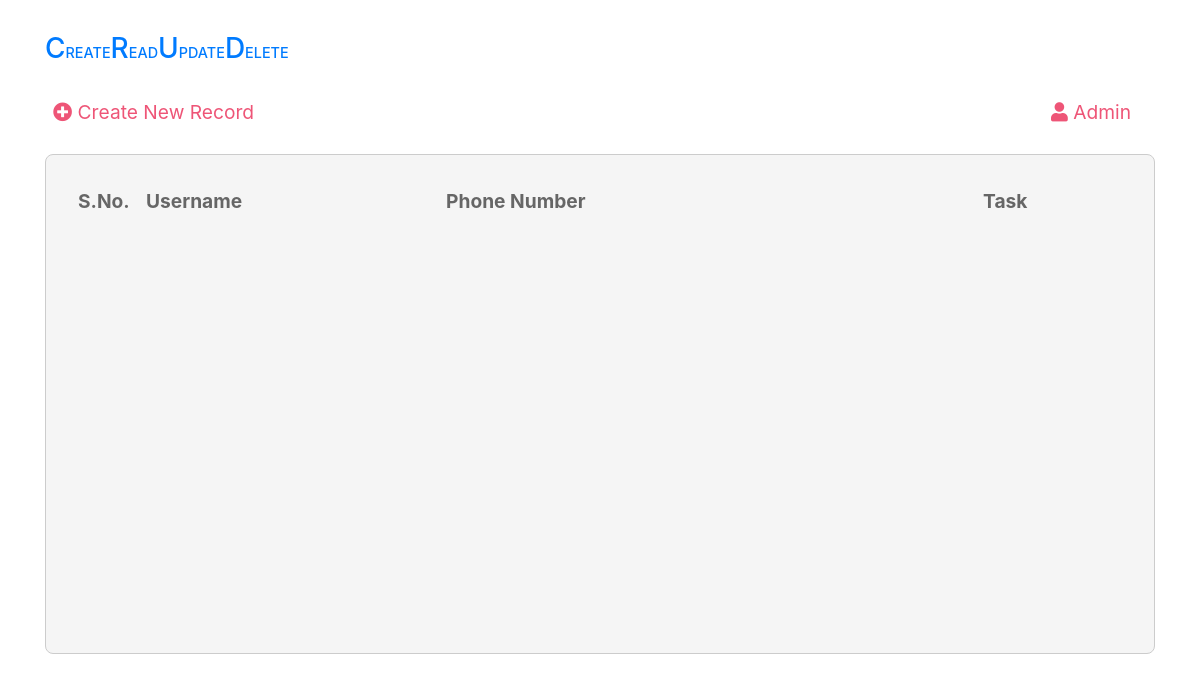
The app's page /, older data.
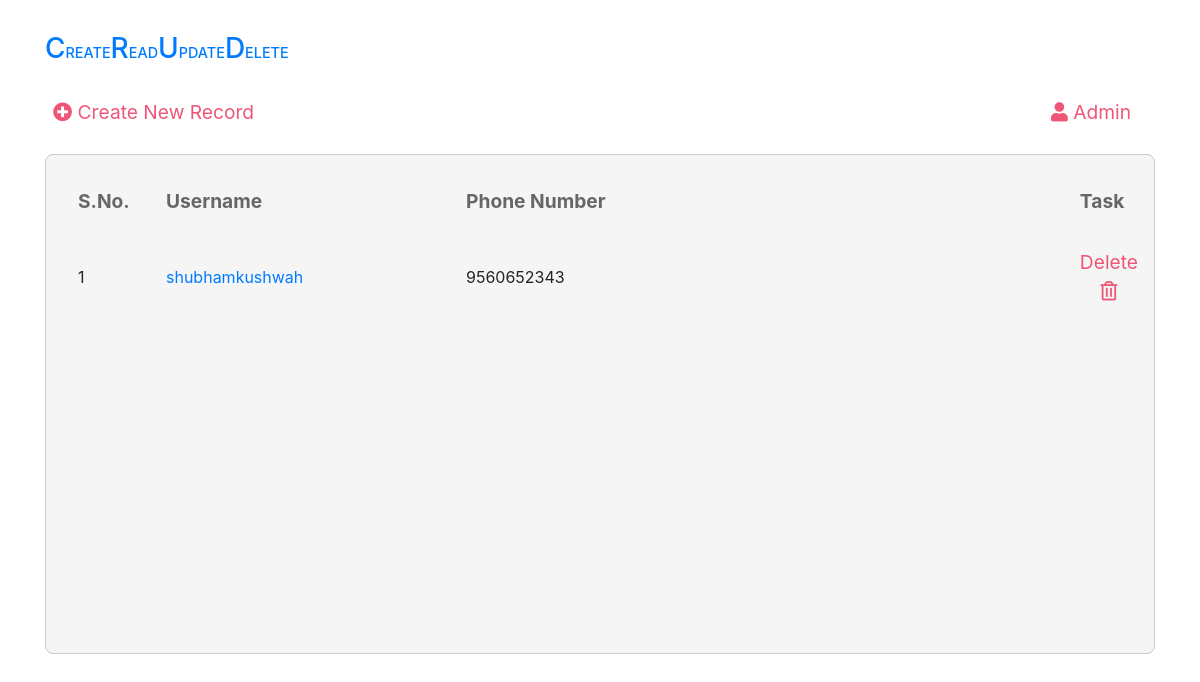
The same page, newer data.
### programmer/models.py (models this page shows, shortened)
class Programmer(models.Model):
    username = models.CharField(max_length=120)
    phone_no = models.CharField(max_length=20)
    timestamp = models.DateTimeField(auto_now=True)
    class Meta:
        ordering = ['-timestamp']

### programmer/views.py (the view, shortened to what this page needs)
# urls.py: url(r'^$', HomeView.as_view(), name="home"),
class HomeView(CreateView):
    form_class = ProgForm
    template_name = 'programmer/home.html'
    def get_context_data(self, *args, **kwargs):
        context = super(HomeView, self).get_context_data(*args, **kwargs)
        qs = Programmer.objects.all()
        context['object_list'] = qs
        context['submit_btn'] = 'Create'
        return context

### programmer/templates/programmer/home.html (shortened to what this page needs)
{% extends 'programmer/base.html' %}
{% block content %}
    <a data-toggle="modal" href="/" class="main-link" data-target="#exampleModalCenter"><i
            class="fas fa-plus-circle"></i> Create New Record</a>
    <a style="float: right;" href="/admin" class="main-link"><i class="fas fa-user"></i> Admin</a>
    <div class="table-container">
        <table class="main-table">
            <tr>
                <th style="width: 100px;">S.No.</th>
                <th style="width: 300px;">Username</th>
                <th>Phone Number</th>
                <th>Task</th>
            </tr>
            {% for obj in object_list %}
                <tr>
                    <td>{{ forloop.counter }}</td>
                    <td><a href="{% url 'programmer:update' pk=obj.pk %}">{{ obj.username }}</a></td>
                    <td>{{ obj.phone_no }}</td>
                    <td style="width: 50px; padding-right: 1rem; text-align: center;"><a style="font-size: 1.2rem; color: #ee5577;" href="/{{ obj.pk }}/delete">Delete <i class="far fa-trash-alt"></i></a></td>
                </tr>
            {% endfor %}
        </table>
    </div>
{% endblock %}

Row changes from the older to the newer data that the page shows:
added Programmer: username "shubhamkushwah", phone_no "9560652343"
